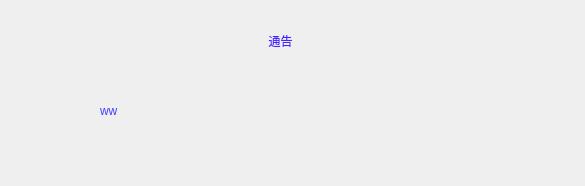
<?xml version="1.0" encoding="UTF-8"?>
<ui version="4.0">
 <class>InforDialog</class>
 <widget class="QDialog" name="InforDialog">
  <property name="geometry">
   <rect>
    <x>0</x>
    <y>0</y>
    <width>585</width>
    <height>186</height>
   </rect>
  </property>
  <property name="windowTitle">
   <string>Dialog</string>
  </property>
  <widget class="QLabel" name="infotitle">
   <property name="geometry">
    <rect>
     <x>220</x>
     <y>10</y>
     <width>121</width>
     <height>61</height>
    </rect>
   </property>
   <property name="styleSheet">
    <string notr="true">QLabel
{
	
	color: rgb(71, 35, 255);
	
	font: 75 26pt &quot;微软雅黑&quot;;
}</string>
   </property>
   <property name="text">
    <string>通告</string>
   </property>
   <property name="alignment">
    <set>Qt::AlignCenter</set>
   </property>
  </widget>
  <widget class="QLabel" name="info">
   <property name="geometry">
    <rect>
     <x>100</x>
     <y>90</y>
     <width>401</width>
     <height>41</height>
    </rect>
   </property>
   <property name="styleSheet">
    <string notr="true">QLabel
{
	
	color: rgb(67, 61, 255);
	font: 75 14pt &quot;微软雅黑&quot;;
}</string>
   </property>
   <property name="text">
    <string>ww</string>
   </property>
  </widget>
 </widget>
 <resources/>
 <connections/>
</ui>
